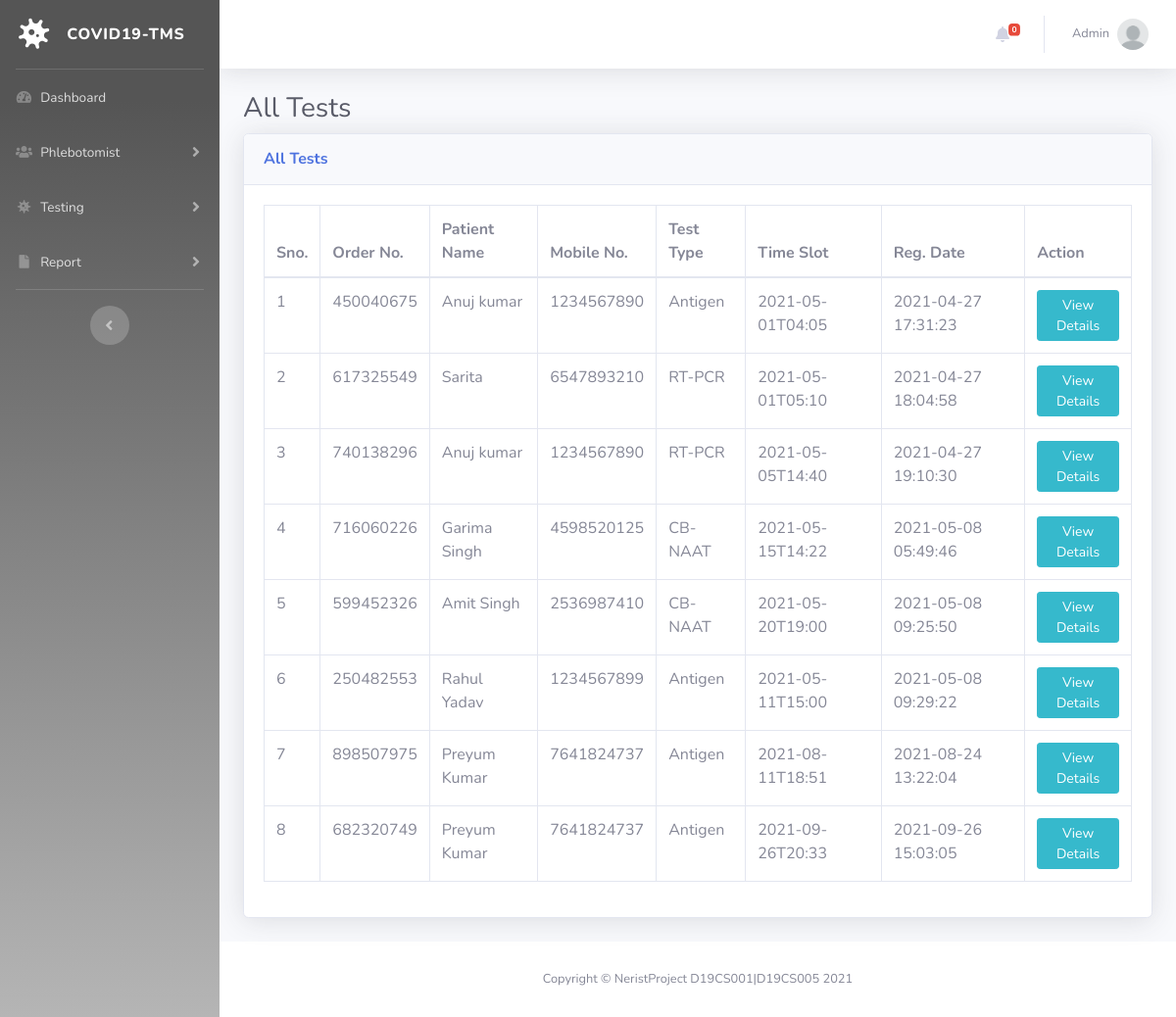
/all-test.php (signed in), run on the app's committed database.
### tables this page shows
CREATE TABLE `tbltestrecord` (
  `Slno` int(11) NOT NULL,
  `Ordno` bigint(14) DEFAULT NULL,
  `Patientphno` bigint(14) DEFAULT NULL,
  `Testtype` varchar(100) DEFAULT NULL,
  `Testtime` varchar(120) DEFAULT NULL,
  `Reportstat` varchar(100) DEFAULT NULL,
  `Finreport` varchar(150) DEFAULT NULL,
  `Reportuptime` varchar(200) DEFAULT NULL,
  `Regdate` timestamp NULL DEFAULT current_timestamp(),
  `AsstoempId` varchar(150) DEFAULT NULL,
  `Asstoname` varchar(180) DEFAULT NULL,
  `Asstime` varchar(100) DEFAULT NULL
);

CREATE TABLE `tblpatients` (
  `Slno` int(11) NOT NULL,
  `FN` varchar(120) DEFAULT NULL,
  `Phno` bigint(12) DEFAULT NULL,
  `Dob` date DEFAULT NULL,
  `GovtId` varchar(150) DEFAULT NULL,
  `GovtIdno` varchar(150) DEFAULT NULL,
  `Fulladdrs` varchar(255) DEFAULT NULL,
  `State` varchar(200) DEFAULT NULL,
  `Regdate` timestamp NOT NULL DEFAULT current_timestamp()
);

### all-test.php (the view, shortened to what this page needs)
<?php session_start();
include_once('includes/config.php');
if (strlen($_SESSION['aid']==0)) {
  header('location:logout.php');
  } else{
?>
<!DOCTYPE html>
<html lang="en">
<head>
    <link href="vendor/fontawesome-free/css/all.min.css" rel="stylesheet" type="text/css">
    <link href="css/sb-admin-2.min.css" rel="stylesheet">
    <link href="vendor/datatables/dataTables.bootstrap4.min.css" rel="stylesheet">
</head>
<body id="page-top">
    <div id="wrapper">
  <?php include_once('includes/sidebar.php');?>
        <div id="content-wrapper" class="d-flex flex-column">
            <div id="content">
<?php include_once('includes/topbar.php');?>
                <div class="container-fluid">
                    <h1 class="h3 mb-2 text-gray-800">All Tests</h1>
                    <div class="card shadow mb-4">
                        <div class="card-header py-3">
                            <h6 class="m-0 font-weight-bold text-primary">All Tests</h6>
                        </div>
                        <div class="card-body">
                            <div class="table-responsive">
                                <form name="assignto" method="post">
                    <table class="table table-bordered" id="dataTable" width="100%" cellspacing="0">
                                    <thead>
                                        <tr>
                                            <th>Sno.</th>
                                            <th>Order No.</th>
                                            <th>Patient Name</th>
                                            <th>Mobile No.</th>
                                            <th>Test Type</th>
                                            <th>Time Slot</th>
                                            <th>Reg. Date</th>
                                            <th>Action</th>
                                        </tr>
                                    </thead>
                                    <tbody>
<?php $query=mysqli_query($con,"select tbltestrecord.Ordno,tblpatients.FN,tblpatients.Phno,tbltestrecord.Testtype,tbltestrecord.Testtime,tbltestrecord.Regdate,tbltestrecord.Slno as testid from tbltestrecord
join tblpatients on tblpatients.Phno=tbltestrecord.Patientphno
    ");
$cnt=1;
while($row=mysqli_fetch_array($query)){
?>
                                        <tr>
                                            <td><?php echo $cnt;?></td>
                                            <td><?php echo $row['Ordno'];?></td>
                                            <td><?php echo $row['FN'];?></td>
                                            <td><?php echo $row['Phno'];?></td>
                                            <td><?php echo $row['Testtype'];?></td>
                                            <td><?php echo $row['Testtime'];?></td>
                                             <td><?php echo $row['Regdate'];?></td>
                                            <td>
                                <a href="test-details.php?tid=<?php echo $row['testid'];?>&&oid=<?php echo $row['Ordno'];?>" class="btn btn-info btn-sm">View Details</a>
                            </td>
                                        </tr>
<?php $cnt++;} ?>
                                    </tbody>
                                </table>
                                     </form>
                            </div>
                        </div>
                    </div>
                </div>
            </div>
    <?php include_once('includes/footer.php');?>
        </div>
    </div>
</body>
</html>
<?php } ?>

### includes/sidebar.php (shortened to what this page needs)
        <ul class="navbar-nav bg-gradient-primary sidebar sidebar-dark accordion" id="accordionSidebar">
            <a class="sidebar-brand d-flex align-items-center justify-content-center" href="#">
                <div class="sidebar-brand-icon rotate-n-15">
                    <i class="fas fa-virus"></i>
                </div>
                <div class="sidebar-brand-text mx-3">COVID19-TMS</div>
            </a>
            <hr class="sidebar-divider my-0">
<?php if($_SESSION['aid']):?>
     <li class="nav-item">
                <a class="nav-link" href="dashboard.php">
                    <i class="fas fa-fw fa-tachometer-alt"></i>
                    <span>Dashboard</span></a>
            </li>
    <li class="nav-item">
                <a class="nav-link collapsed" href="#" data-toggle="collapse" data-target="#collapseOne"
                    aria-expanded="true" aria-controls="collapseOne">
                    <i class="fas fa-fw fa-users"></i>
                    <span>Phlebotomist</span>
                </a>
            </li>
     <li class="nav-item">
                <a class="nav-link collapsed" href="#" data-toggle="collapse" data-target="#collapseTwo"
                    aria-expanded="true" aria-controls="collapseTwo">
                    <i class="fas fa-fw fa-virus"></i>
                    <span>Testing</span>
                </a>
            </li>
   <li class="nav-item">
                <a class="nav-link collapsed" href="#" data-toggle="collapse" data-target="#collapseThree"
                    aria-expanded="true" aria-controls="collapseThree">
                    <i class="fas fa-fw fa-file"></i>
                    <span>Report</span>
                </a>
            </li>
<?php endif;    ?>
            <hr class="sidebar-divider d-none d-md-block">
            <div class="text-center d-none d-md-inline">
                <button class="rounded-circle border-0" id="sidebarToggle"></button>
            </div>
        </ul>

### includes/topbar.php (shortened to what this page needs)
      <nav class="navbar navbar-expand navbar-light bg-white topbar mb-4 static-top shadow">
            <?php if($_SESSION['aid']):?>
                    <ul class="navbar-nav ml-auto">
<?php $query=mysqli_query($con,"select * from tbltestrecord where Reportstat is null");
$count=mysqli_num_rows($query);
?>
                        <li class="nav-item dropdown no-arrow mx-1">
                            <a class="nav-link dropdown-toggle" href="#" id="alertsDropdown" role="button"
                                data-toggle="dropdown" aria-haspopup="true" aria-expanded="false">
                                <i class="fas fa-bell fa-fw"></i>
                                <span class="badge badge-danger badge-counter"><?php echo $count;?></span>
                            </a>
                        </li>
                        <li class="nav-item dropdown no-arrow">
                            <a class="nav-link dropdown-toggle" href="#" id="userDropdown" role="button"
                                data-toggle="dropdown" aria-haspopup="true" aria-expanded="false">
                <?php
$adid=$_SESSION['aid'];
$ret1=mysqli_query($con,"select Adname from tbladmin where ID='$adid'");
while($row1=mysqli_fetch_array($ret1)){
?>
                                <span class="mr-2 d-none d-lg-inline text-gray-600 small"><?php  echo $row1['Adname'];?></span>
                           <?php } ?>
                                <img class="img-profile rounded-circle"
                                    src="img/undraw_profile.png">
                            </a>
                        </li>
                    </ul>
                <?php endif;?>
                </nav>

### includes/footer.php
<footer class="sticky-footer bg-white">
    <div class="container my-auto">
        <div class="copyright text-center my-auto">
            <span>Copyright &copy; NeristProject D19CS001|D19CS005 2021</span>
        </div>
    </div>
</footer>

### data on the page
tbltestrecord: Ordno "450040675", tblpatients.FN "Anuj kumar", tblpatients.Phno "1234567890", Testtype "Antigen", Testtime "2021-05-01T04:05", Regdate "2021-04-27 17:31:23"
tbltestrecord: Ordno "617325549", tblpatients.FN "Sarita", tblpatients.Phno "6547893210", Testtype "RT-PCR", Testtime "2021-05-01T05:10", Regdate "2021-04-27 18:04:58"
tbltestrecord: Ordno "740138296", tblpatients.FN "Anuj kumar", tblpatients.Phno "1234567890", Testtype "RT-PCR", Testtime "2021-05-05T14:40", Regdate "2021-04-27 19:10:30"
tbltestrecord: Ordno "716060226", tblpatients.FN "Garima Singh", tblpatients.Phno "4598520125", Testtype "CB-NAAT", Testtime "2021-05-15T14:22", Regdate "2021-05-08 05:49:46"
tbltestrecord: Ordno "599452326", tblpatients.FN "Amit Singh", tblpatients.Phno "2536987410", Testtype "CB-NAAT", Testtime "2021-05-20T19:00", Regdate "2021-05-08 09:25:50"
tbltestrecord: Ordno "250482553", tblpatients.FN "Rahul Yadav", tblpatients.Phno "1234567899", Testtype "Antigen", Testtime "2021-05-11T15:00", Regdate "2021-05-08 09:29:22"
tbltestrecord: Ordno "898507975", tblpatients.FN "Preyum Kumar", tblpatients.Phno "7641824737", Testtype "Antigen", Testtime "2021-08-11T18:51", Regdate "2021-08-24 13:22:04"
tbltestrecord: Ordno "682320749", tblpatients.FN "Preyum Kumar", tblpatients.Phno "7641824737", Testtype "Antigen", Testtime "2021-09-26T20:33", Regdate "2021-09-26 15:03:05"

### other printed values
$count "0"
$row1['Adname'] "Admin"
